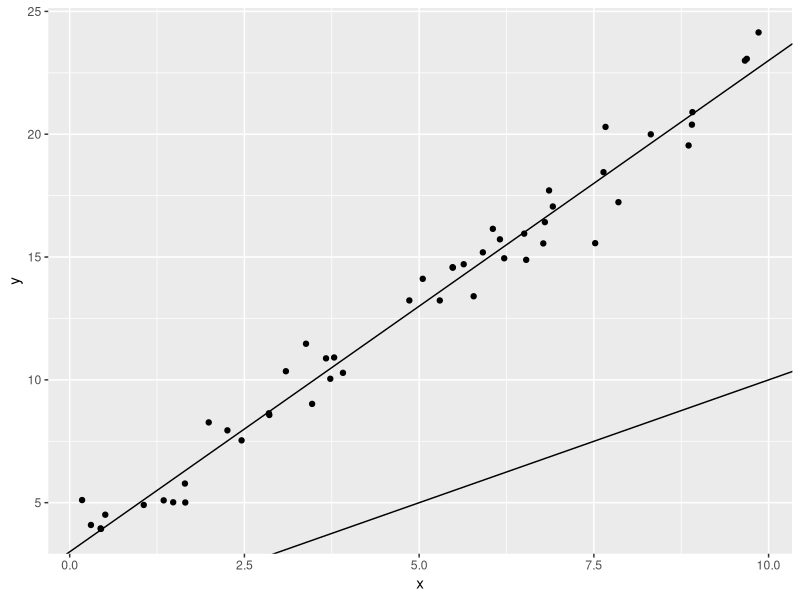
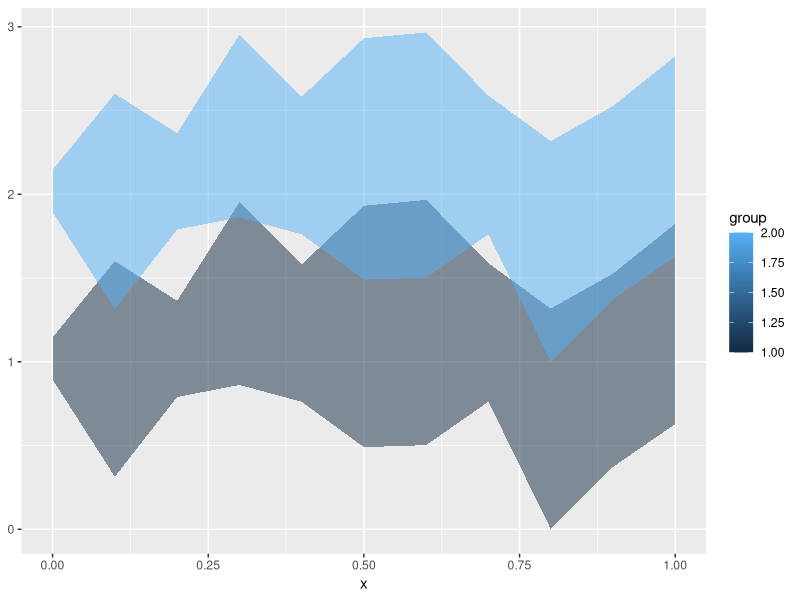
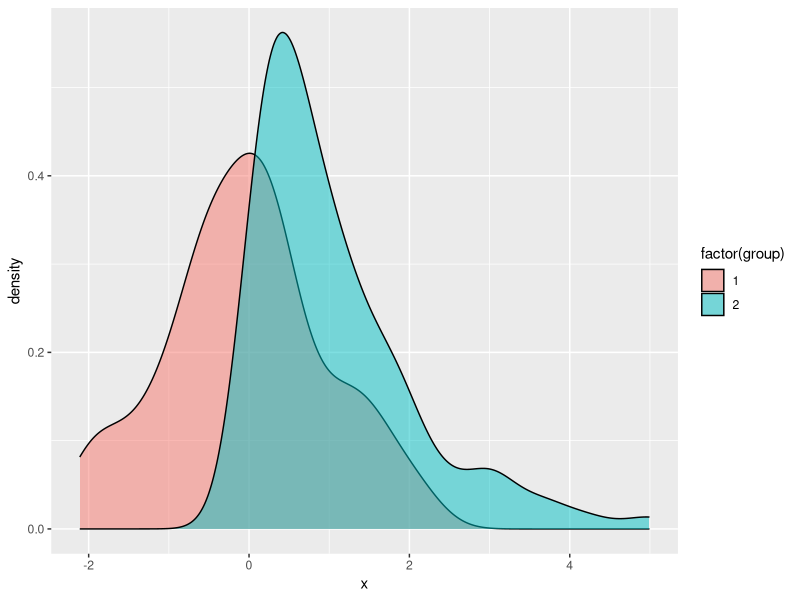
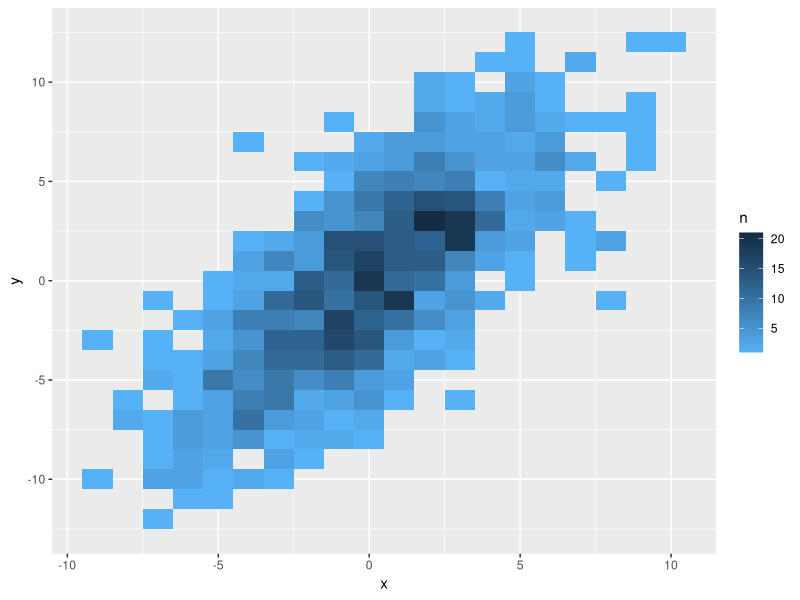
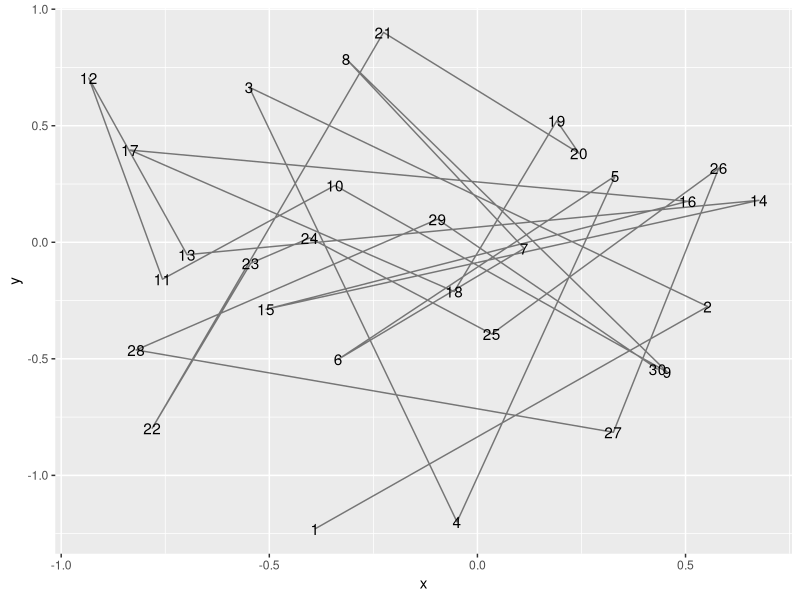
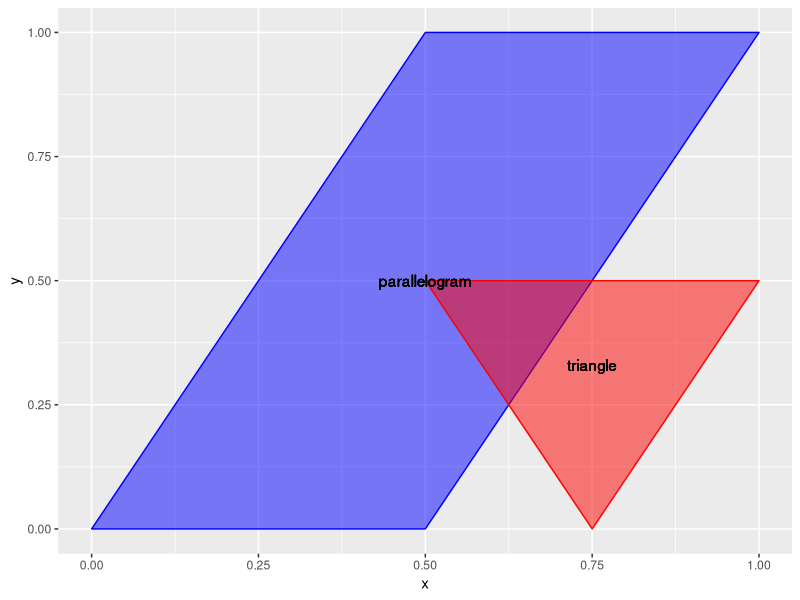
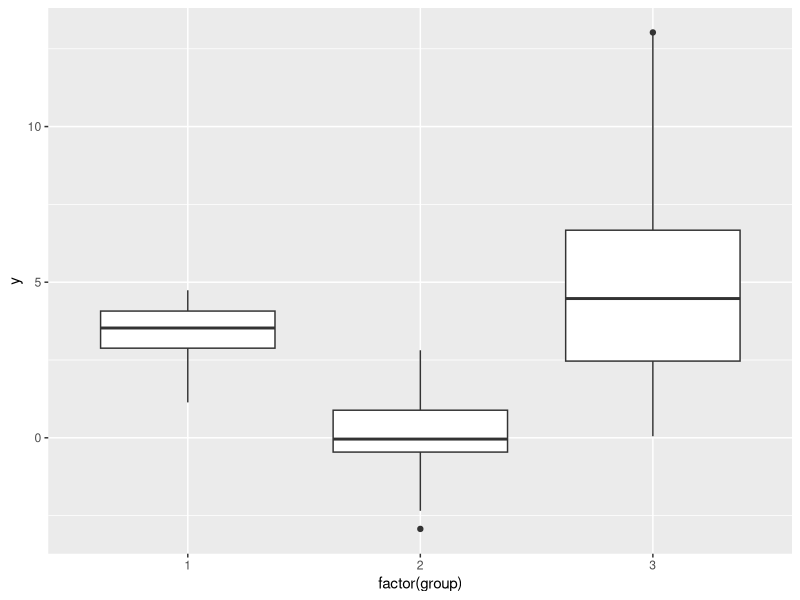

Source code (R) for these figures, in order: (Note: this script raises an error after producing the figures.)
#' Tests for each geom
library(ggplot2)
library(plyr)

#' abline: should show two lines: one running through the points, the other with an intercept of 0 and slope of 2.
xydata <- data.frame(x=sort(runif(50, 0, 10)))
xydata$y <- 3+2*xydata$x + rnorm(50, 0, 1)
g1 <- ggplot() + geom_point(data=xydata, aes(x=x, y=y)) + 
  geom_abline(data=data.frame(intercept=c(3, 0), slope=c(2,1)), aes(intercept=intercept, slope=slope))
g1
# gg2animint(list(g1=g1))

#' ribbon: should show two overlapping ribbons, with the same basic shape, one translated up by one unit.
ribbondata <- data.frame(x=seq(0, 1, .1), ymin=runif(11, 0, 1), ymax=runif(11, 1, 2))
ribbondata <- rbind(cbind(ribbondata, group=1), cbind(ribbondata, group=2))
ribbondata[12:22,2:3] <- ribbondata[12:22,2:3]+1
g2 <- ggplot() + geom_ribbon(data=ribbondata, aes(x=x, ymin=ymin, ymax=ymax, group=group, fill=group), alpha=.5)
g2
# gg2animint(list(g1=g1, g2=g2))

#' density: should show an exponential density curve in blue and a normal(ish) density curve in pink.
densdata <- data.frame(x=c(rnorm(100), rexp(100)), group=rep(1:2, each=100))
g3 <- ggplot() + geom_density(data=densdata, aes(x=x, group=group, fill=factor(group)), alpha=.5)
g3
# gg2animint(list(g1=g1, g2=g2, g3=g3))


#' tile: should show an approximately bivariate normal distribution.
tiledata <- data.frame(x=rnorm(1000, 0, 3))
tiledata$y <- rnorm(1000, tiledata$x, 3)
tiledata$rx <- round(tiledata$x)
tiledata$ry <- round(tiledata$y)
tiledata <- ddply(tiledata, .(rx,ry), summarise, n=length(rx))

g4 <- ggplot() + geom_tile(data=tiledata, aes(x=rx, y=ry, fill=n)) +
  scale_fill_gradient(low="#56B1F7", high="#132B43") + xlab("x") + ylab("y")
g4
# gg2animint(list(g1=g1, g2=g2, g3=g3, g4=g4))

#' path: should show a two-dimensional random walk, where x and y are position, z is time.
pathdata <- data.frame(x=rnorm(30, 0, .5), y=rnorm(30, 0, .5), z=1:30)
g5 <- ggplot() + geom_path(data=pathdata, aes(x=x, y=y), alpha=.5) +
  geom_text(data=pathdata, aes(x=x, y=y, label=z))
g5
# gg2animint(list(g1=g1, g2=g2, g3=g3, g4=g4, g5=g5))

#' Polygons
polydata <- rbind(
  data.frame(x=c(0, .5, 1, .5, 0), y=c(0, 0, 1, 1, 0), group="parallelogram", fill="blue", xc=.5, yc=.5),
  data.frame(x=c(.5, .75, 1, .5), y=c(.5, 0, .5, .5), group="triangle", fill="red", xc=.75, yc=.33)
  )
g6 <- ggplot() + 
  geom_polygon(data=polydata, aes(x=x, y=y, group=group, fill=fill, colour=fill), alpha=.5)+
  scale_colour_identity() + scale_fill_identity()+
  geom_text(data=polydata, aes(x=xc, y=yc, label=group))
g6
# gg2animint(list(g1=g1, g2=g2, g3=g3, g4=g4, g5=g5, g6=g6))

#' Boxplots
boxplotdata <- rbind(data.frame(y=rnorm(50, 3, 1), group=1),
                     data.frame(y=rnorm(50, 0, 1), group=2), 
                     data.frame(y=rgamma(50, 2, 1/3), group=3))
boxplotdata <- ddply(boxplotdata, .(group), transform, ymax=max(y), ymin=min(y), med=median(y))
g7 <- ggplot() + 
  geom_boxplot(data=boxplotdata, aes(y=y, x=factor(group)))
g7
gg2animint(list(g1=g1, g2=g2, g3=g3, g4=g4, g5=g5, g6=g6, g7=g7))

g8 <- ggplot() + 
  geom_linerange(data=boxplotdata, aes(x=factor(group), ymax=ymax, ymin=ymin, colour=factor(group)))
g8
gg2animint(list(g1=g1, g2=g2, g3=g3, g4=g4, g5=g5, g6=g6, g7=g7, g8=g8))

g9 <- ggplot() + 
  geom_histogram(data=subset(boxplotdata, group==3), aes(x=y, fill=..count..), binwidth=1)
g9
gg2animint(list(g1=g1, g2=g2, g3=g3, g4=g4, g5=g5, g6=g6, g7=g7, g8=g8, g9=g9))

